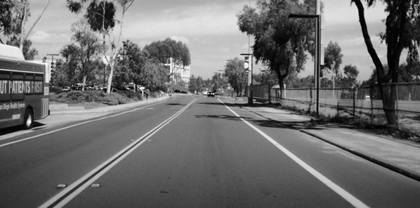
%> input picture images/lane.png, 420 x 208 px, shrunk from 1022 x 505 before the run
$ octave main_hough_transform.m   (GNU Octave 9; MATLAB toolbox functions it lacks are replaced by stand-ins)
%> lines starting %> are read from the running program, lines starting %| are printed output that depends on the picture
### hough_transform.m
function [ro, theta, A, range_ro, x, y, shifted_int_ro] = hough_transform(image)
%Hough Transform using (ro, theta) parameterization
%Using accumulator cells with a resolution of 1 pixel in ro and 1 degree in theta.
%   Input: binary image
%   Outputs: ro, theta, A, range_ro, x, y
% ro = matrix, (# of points, corresponding ro values)
% theta = [-90,90]
% A = vote matrix for intersections
% range_ro = [-sqrt(x^2+y^2),sqrt(x^2+y^2)]
% (x,y) = point pairs

    %location of 1's
    [x,y]=find(image);
    %initializing theta from -90 to 90
    theta=-90:1:90;
    %calculating ro for each (x,y) pairs
    ro=zeros(size(x,1),size(theta,2));
    for i=1:1:size(x,1)
        for j=1:1:size(theta,2)
            ro(i,j)=x(i)*cos(theta(j)*pi/90)+y(i)*sin(theta(j)*pi/90);  %converting to radians
        end
    end
    %finding range of ro, -sqrt(x^2+y^2)<=range_ro<=sqrt(x^2+y^2)
    range_ro=zeros(1,size(x,1));
    for i=1:1:size(x,1)
        range_ro(i)=sqrt((x(i)^2)+(y(i)^2));
    end
    int_range_ro=int8(range_ro);
    %finding vote for each pixel
    int_ro=int8(ro);   %casting to int, resolution of 1
    % [15 lines of commented-out code are left out]
    ro_max=max(int_range_ro);
    %x=[theta_min, theta_max]; y=[ro_min, ro_max]
    A=zeros(ro_max*2+1,size(theta,2));  %ro=rows, theta=columns
    shifted_int_ro=int_ro+ro_max+1; %shifted by 17, 17 is the 0 reference
    for i=1:1:size(shifted_int_ro,1)
        for j=1:1:size(theta,2)
            A(shifted_int_ro(i,j),j)=A(shifted_int_ro(i,j),j)+1;
        end
    end
end

### main_hough_transform.m
%% part 2
clear all; close all; clc;

%constructing test image
    test_image=zeros(11);
    points=[1,1; 1,11; 11,1; 11,11; 6,6];
    for i=1:1:size(points,1)
        test_image(points(i,1), points(i,2))=1;
    end
%compute and display HT
    [ro, theta, A, range_ro, x, y, shifted_int_ro]=hough_transform(test_image);
    %image plots (with color bar)
    figure; imagesc(test_image); colorbar; title('Test image');
    xlabel('y'); ylabel('x');
    %theta from -90 to +90, ro from -16 to +16
    figure; imagesc(A); colorbar; title('Hough Transform');
    xlabel('theta (offset by 90+1)'); ylabel('ro (offset by 16+1)');
%> after `ylabel('ro (offset by 16+1)')`:
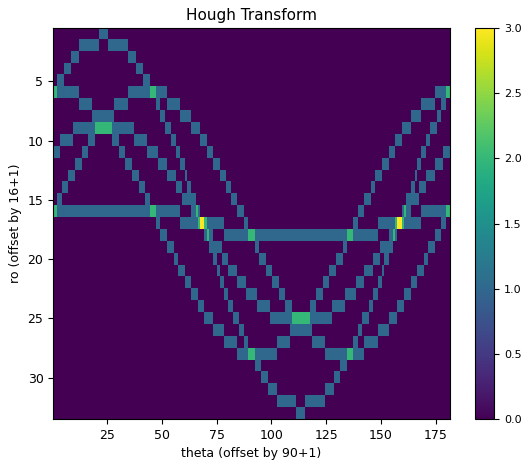
%> figure redrawn from the program's plot data

    %figure; plot(theta, ro(1,:)); hold on; plot(theta, ro(2,:)); plot(theta, ro(3,:));plot(theta, ro(2,:)); plot(theta, ro(4,:)); hold off;
    %figure; plot(theta, int_ro(1,:)); hold on; plot(theta, int_ro(2,:)); plot(theta, int_ro(3,:));plot(theta, int_ro(4,:)); hold off;


%threshold HT and plot corresponding lines over original image
    [ro_th,theta_th,v_th]=find(A>2);
    x=1:1:11;
    figure; hold on;

    for i=1:1:size(ro_th,1)
        y = -(cos(theta_th(i)*pi/90)/sin(theta_th(i)*pi/90))*x+(ro_th(i)/cos(theta_th(i)*pi/90));
        plot(y,x);
    end
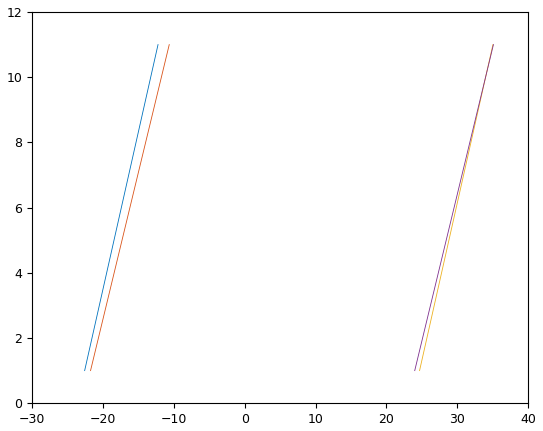
%> figure redrawn from the program's plot data; curve peaks at x = -12.24, y = 11; curve peaks at x = -10.66, y = 11; curve peaks at x = 35.02, y = 11; curve peaks at x = 35.09, y = 11
    figure; imagesc(test_image); colorbar; title('Test image');
%> after `title('Test image')`:
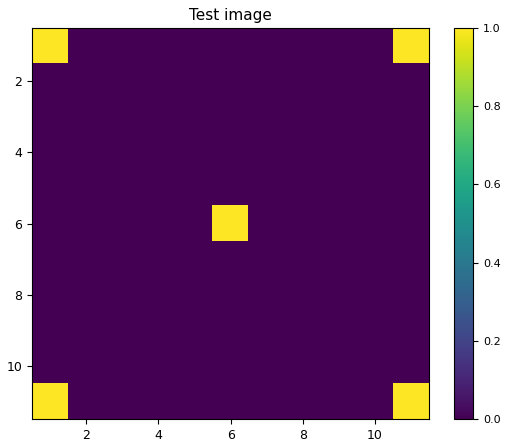
%> figure redrawn from the program's plot data

%% part 3
clear all; close all; clc;
    I=imread('lane.png');
%> I is the input picture: size 208x420x3 uint8; min 0, max 252, mean 110.3
    I=rgb2gray(I);
%> I: size 208x420 uint8
    E=edge(I, 'sobel');
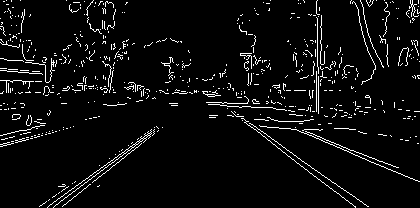
%> E: size 208x420 logical; 5% white in thin lines or dots
% computing and displaying HT
    [ro, theta, A, range_ro, x, y, shifted_int_ro]=hough_transform(E);
%> in hough_transform (call 2), `[x,y]=find(image);`: x = 4380 values from 1 to 208; y = 4380 values from 1 to 420
%> in hough_transform (call 2), `ro=zeros(size(x,1),size(theta,2));`: ro: size 4380x181 double; every value is 0
%> after the loop in hough_transform (call 2), `for i=1:1:size(x,1)`:
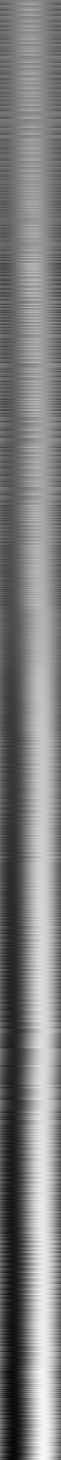
%> ro: size 4380x181 double (shown at 1/3 size); min -457.7, max 457.7, mean -0.5; drawn with min black and max white
%> after the loop in hough_transform (call 2), `for i=1:1:size(x,1)`: range_ro = 4380 values, max 457.7 at index 4380, min 4.47 at index 49, mean 241.2
%> in hough_transform (call 2), `int_range_ro=int8(range_ro);`: int_range_ro = 4380 values, max 127 at index 13, min 4 at index 49, mean 118
%> in hough_transform (call 2), `int_ro=int8(ro);`:
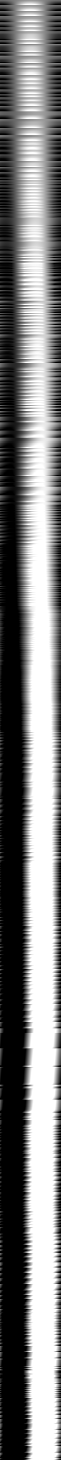
%> int_ro: size 4380x181 int8 (shown at 1/3 size); min -128, max 127, mean -0.7; drawn with min black and max white
%> in hough_transform (call 2), `ro_max=max(int_range_ro);`: ro_max = 127
%> in hough_transform (call 2), `A=zeros(ro_max*2+1,size(theta,2));`: A: size 127x181 double; every value is 0
%> in hough_transform (call 2), `shifted_int_ro=int_ro+ro_max+1;`:
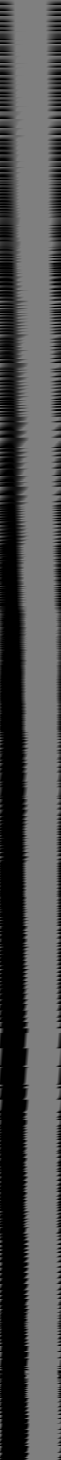
%> shifted_int_ro: size 4380x181 int8 (shown at 1/3 size); min 0, max 127, mean 79.8
%> the run ends on the next line
